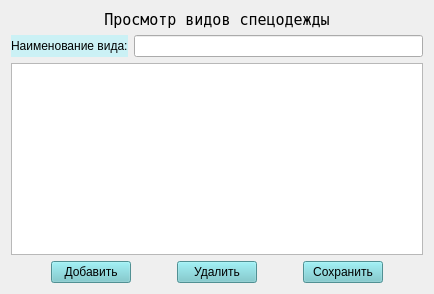
        <widget class="QWidget" name="page">
         <layout class="QVBoxLayout" name="verticalLayout_5">
          <item>
           <layout class="QHBoxLayout" name="horizontalLayout_23" stretch="0">
            <item>
             <widget class="QLabel" name="label_3">
              <property name="font">
               <font>
                <family>Andale Mono</family>
                <pointsize>11</pointsize>
                <weight>50</weight>
                <italic>false</italic>
                <bold>false</bold>
               </font>
              </property>
              <property name="text">
               <string>Просмотр видов спецодежды</string>
              </property>
              <property name="alignment">
               <set>Qt::AlignCenter</set>
              </property>
             </widget>
            </item>
           </layout>
          </item>
          <item>
           <layout class="QHBoxLayout" name="horizontalLayout_22" stretch="0,0">
            <item>
             <widget class="QLabel" name="label_19">
              <property name="styleSheet">
               <string notr="true">background-color: rgb(203,241,245);
font: 9pt &quot;Andale Mono&quot;;</string>
              </property>
              <property name="text">
               <string>Наименование вида:</string>
              </property>
             </widget>
            </item>
            <item>
             <widget class="QLineEdit" name="edit_type"/>
            </item>
           </layout>
          </item>
          <item>
           <widget class="QTableWidget" name="table_types_workwear"/>
          </item>
          <item>
           <layout class="QHBoxLayout" name="horizontalLayout_25">
            <item>
             <spacer name="horizontalSpacer_23">
              <property name="orientation">
               <enum>Qt::Horizontal</enum>
              </property>
              <property name="sizeHint" stdset="0">
               <size>
                <width>40</width>
                <height>20</height>
               </size>
              </property>
             </spacer>
            </item>
            <item>
             <widget class="QPushButton" name="btn_new_type">
              <property name="styleSheet">
               <string notr="true">background-color: rgb(113,201,206);
font: 9pt &quot;Andale Mono&quot;;
</string>
              </property>
              <property name="text">
               <string>Добавить</string>
              </property>
             </widget>
            </item>
            <item>
             <spacer name="horizontalSpacer_24">
              <property name="orientation">
               <enum>Qt::Horizontal</enum>
              </property>
              <property name="sizeHint" stdset="0">
               <size>
                <width>40</width>
                <height>20</height>
               </size>
              </property>
             </spacer>
            </item>
            <item>
             <widget class="QPushButton" name="btn_delete_type">
              <property name="styleSheet">
               <string notr="true">background-color: rgb(113,201,206);
font: 9pt &quot;Andale Mono&quot;;</string>
              </property>
              <property name="text">
               <string>Удалить</string>
              </property>
             </widget>
            </item>
            <item>
             <spacer name="horizontalSpacer_25">
              <property name="orientation">
               <enum>Qt::Horizontal</enum>
              </property>
              <property name="sizeHint" stdset="0">
               <size>
                <width>40</width>
                <height>20</height>
               </size>
              </property>
             </spacer>
            </item>
            <item>
             <widget class="QPushButton" name="btn_save_type">
              <property name="styleSheet">
               <string notr="true">background-color: rgb(113,201,206);
font: 9pt &quot;Andale Mono&quot;;</string>
              </property>
              <property name="text">
               <string>Сохранить</string>
              </property>
             </widget>
            </item>
            <item>
             <spacer name="horizontalSpacer_26">
              <property name="orientation">
               <enum>Qt::Horizontal</enum>
              </property>
              <property name="sizeHint" stdset="0">
               <size>
                <width>40</width>
                <height>20</height>
               </size>
              </property>
             </spacer>
            </item>
           </layout>
          </item>
         </layout>
        </widget>
